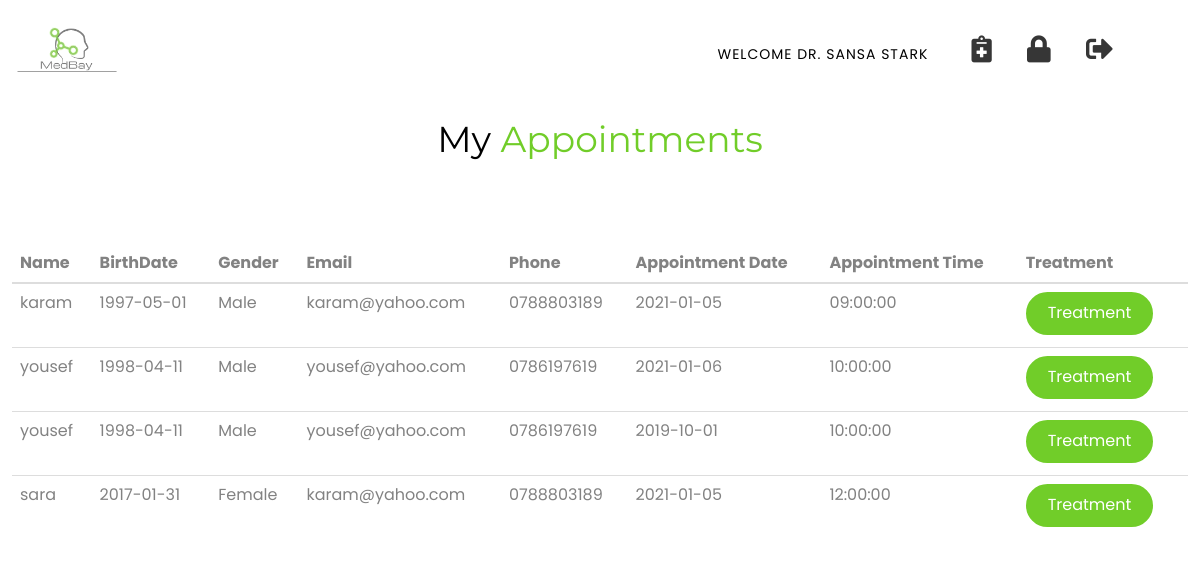
The page /welcome_doctor.php (signed in) on the database its author committed.
### tables this page shows
CREATE TABLE `appointment` (
  `id` int(255) NOT NULL,
  `username` varchar(255) NOT NULL,
  `patient_name` varchar(255) NOT NULL,
  `age` date NOT NULL,
  `gender` varchar(255) NOT NULL,
  `email` varchar(255) NOT NULL,
  `phone_number` varchar(255) NOT NULL,
  `clinic` varchar(255) NOT NULL,
  `doctor` varchar(255) NOT NULL,
  `appointment_date` date NOT NULL,
  `appointment_time` time NOT NULL,
  `treatment` longtext NOT NULL
);

### welcome_doctor.php (the view, shortened to what this page needs)
<?php
include('config.php');
?>
<!DOCTYPE html>
<head>
	<link rel="stylesheet" href="css/animate.css">
	<link rel="stylesheet" href="css/icomoon.css">
	<link rel="stylesheet" href="css/bootstrap.css">
	<link rel="stylesheet" href="css/magnific-popup.css">
	<link rel="stylesheet" href="css/owl.carousel.min.css">
	<link rel="stylesheet" href="css/owl.theme.default.min.css">
	<link rel="stylesheet" href="css/flexslider.css">
	<link rel="stylesheet" href="css/style.css">
</head>
<body>
	<div id="page">
		<nav class="ky-nav" role="navigation">
			<div class="top-menu sticky" id="nav">
					<div id="image"> </div>
				<div class="container">
					<div class="row">
						<div class="col-xs-12 text-center">
							<div class="menu-1">
								<ul>
									<li id="user-welcome">Welcome DR. <?php echo htmlspecialchars($_SESSION["username"]); ?></li>
                                    <li><a href="consultation.php" title="My Consultations"><span class="size"><i class="fas fa-notes-medical"></i></span></a></li>
									<li><a href="doc_pass_change.php" title="Change Password"><span class="size"> <i class="fa fa-lock"></i></span></a></li>
									<li><a class="logout_icon" href="logout.php" title="Log out"><span class="size"><i class="fas fa-sign-out-alt"></i></span></a></li>
								</ul>
							</div>
						</div>
					</div>
				</div>
			</div>
		</nav>
		<h1 class ="text-center pass_change_mar">My <span class="color">Appointments</span></h1>
		<?php
	$dname = htmlspecialchars($_SESSION["username"]);
	$result = mysqli_query($link, "SELECT * FROM appointment WHERE doctor='$dname'");
	?>
		<?php if(mysqli_num_rows($result)>0)
{
	?>
		<div class="table-responsive">
			<table class="table table-borderd" id="appoTable" width="60%" cellspacing="0">
				<thead>
					<tr>
						<th>Name</th>
						<th>BirthDate</th>
						<th>Gender</th>
						<th>Email</th>
						<th>Phone</th>
						<th>Appointment Date</th>
						<th>Appointment Time</th>
						<th>Treatment</th>
					</tr>
				</thead>
				<tbody>
					<?php
				while($row= mysqli_fetch_assoc($result)){
					 ?>
					<tr>
						<td><?php echo $row['patient_name']; ?></td>
						<td><?php echo $row['age']; ?></td>
						<td><?php echo $row['gender']; ?></td>
						<td><?php echo $row['email']; ?></td>
						<td><?php echo $row['phone_number']; ?></td>
						<td><?php echo $row['appointment_date']; ?></td>
						<td><?php echo $row['appointment_time']; ?></td>
						<td><form autocomplete="off" action="treatment.php" method="post">
									<?php if($row['appointment_date']<date("Y-m-d")){
									echo "<button name='treatment_btn' type='submit' class='btn btn-primary'>Treatment</button> ";}
									else{echo "Treatment After<br> Seeing The Patient";}?>
				</form></td>
					</tr>
					<?php
				}
		} ?>
				</tbody>
			</table>
</body>
</html>

### rows shown on the page
appointment: patient_name "karam", age "1997-05-01", gender "Male", email "karam@yahoo.com", phone_number "0788803189", appointment_date "2021-01-05", appointment_time "09:00:00", shows "Treatment"
appointment: patient_name "yousef", age "1998-04-11", gender "Male", email "yousef@yahoo.com", phone_number "0786197619", appointment_date "2021-01-06", appointment_time "10:00:00", shows "Treatment"
appointment: patient_name "yousef", age "1998-04-11", gender "Male", email "yousef@yahoo.com", phone_number "0786197619", appointment_date "2019-10-01", appointment_time "10:00:00", shows "Treatment"
appointment: patient_name "sara", age "2017-01-31", gender "Female", email "karam@yahoo.com", phone_number "0788803189", appointment_date "2021-01-05", appointment_time "12:00:00", shows "Treatment"

### other values the page prints
$_SESSION["username"] "SANSA STARK"
